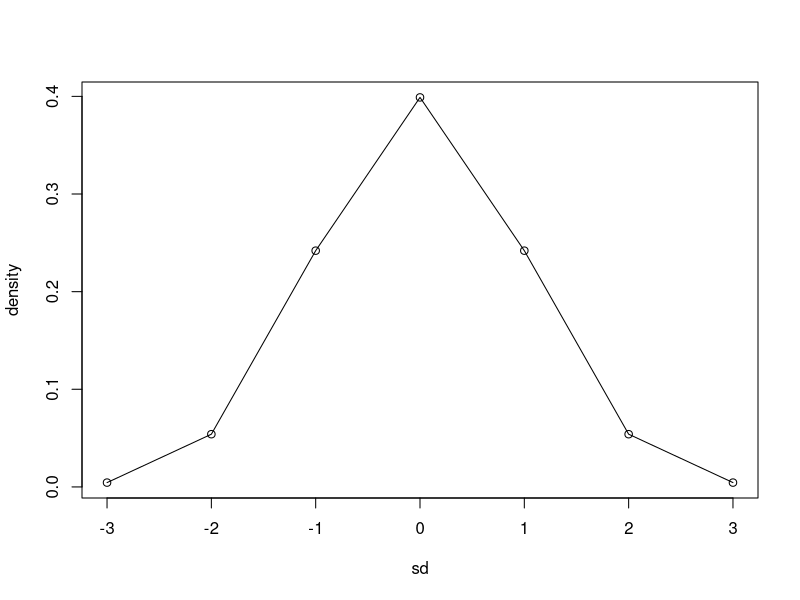
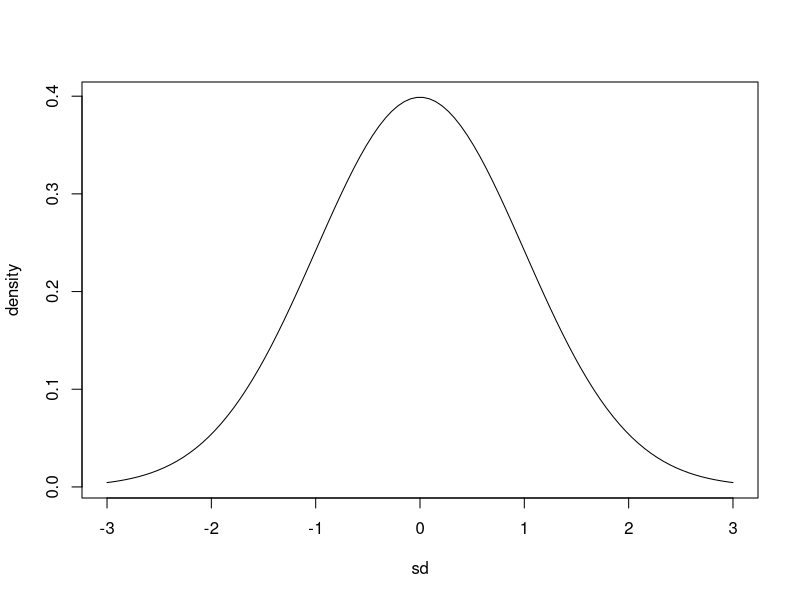

Reproduce these figures in R, in order.
# Chapter 6 Normal Distribution

# plot the normal distribution
sd <- c(-3, -2, -1, 0, 1, 2, 3)
density <- dnorm(sd)
plot(sd, density, type = 'o')

# to be specific 
sd <- seq(-3, 3, length.out = 100)
density <- dnorm(sd)
plot(sd, density, type = 'l')

# the probability between -2SD and 2SD
pnorm(2) - pnorm(-2)      # it turns out around 95%

# make a random sample with a size of 1000 from normal distribution with mean = 50 and sd = 10
data <- rnorm(n=1000, mean = 50, sd = 10)
zscore <- (data - 50) / 10
zscore
